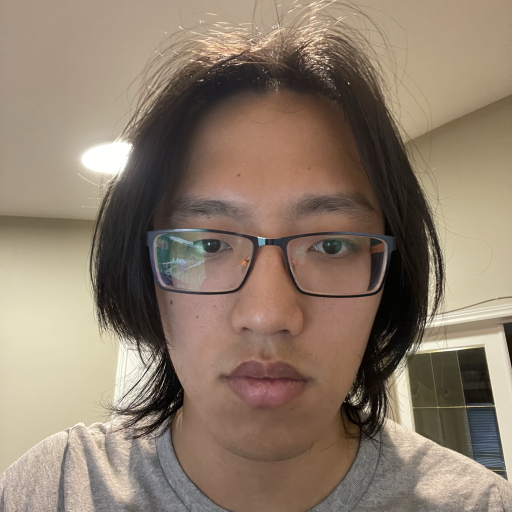
#> input picture syde671/assignment2_syde671/data/IMG_7415.jpg, 1024 x 1024 px, given in place of cameraman.png, which was not available (shown at 1/2 size)
$ python part1_2.py
#> lines starting #> are read from the running program, lines starting #| are printed output that depends on the picture; pictures that were not available may be replaced by others from this repository, and a replacement may not be noted
"""Part 1.2: finite difference operator on the cameraman image."""
from pathlib import Path

import matplotlib.pyplot as plt
import numpy as np
from PIL import Image
from scipy.signal import convolve2d

HERE = Path(__file__).parent
OUT = HERE / "outputs"
OUT.mkdir(exist_ok=True)

Dx = np.array([[1, -1]], dtype=float)
Dy = np.array([[1], [-1]], dtype=float)


def load_gray(name):
#> called with name = 'cameraman.png'
    return np.asarray(Image.open(HERE / "data" / name).convert("L"), dtype=float) / 255
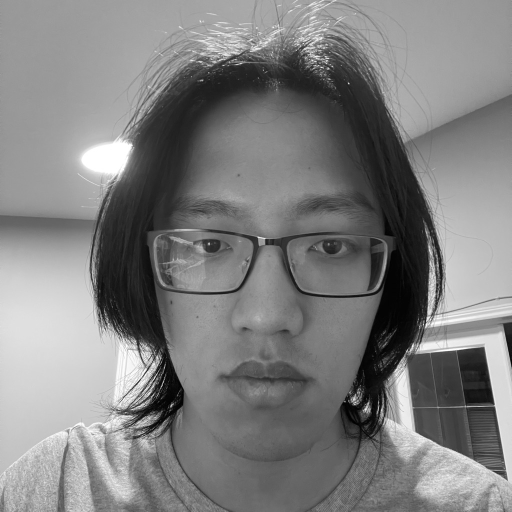
#> returned value: shape (1024, 1024) float64 (shown at 1/2 size); min 0, max 1, mean 0.5


def gradients(img):
    # symmetric boundary: zero fill would create a fake bright edge along the image border
    gx = convolve2d(img, Dx, mode="same", boundary="symm")
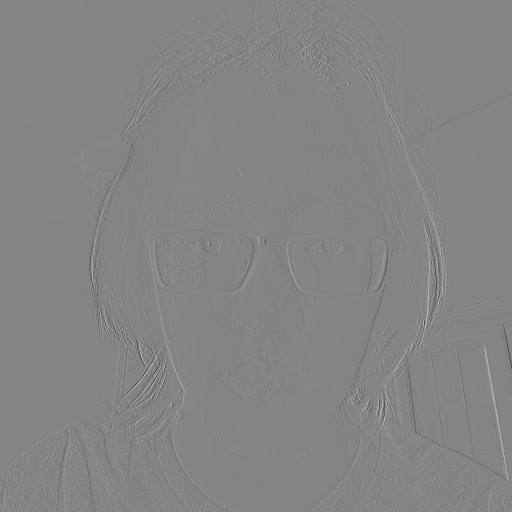
#> gx: shape (1024, 1024) float64 (shown at 1/2 size); min -0.745, max 0.686, mean -6.55e-05; drawn with min black and max white
    gy = convolve2d(img, Dy, mode="same", boundary="symm")
    return gx, gy, np.hypot(gx, gy)


if __name__ == "__main__":
    img = load_gray("cameraman.png")
    gx, gy, mag = gradients(img)
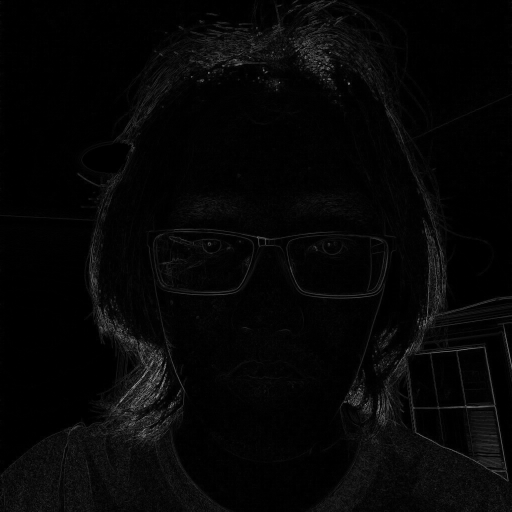
#> mag: shape (1024, 1024) float64 (shown at 1/2 size); min 0, max 0.891, mean 0.0253
    print("gradient magnitude: min %.3f  max %.3f  mean %.3f  99th pct %.3f"
          % (mag.min(), mag.max(), mag.mean(), np.percentile(mag, 99)))
#| gradient magnitude: min 0.000  max 0.891  mean 0.025  99th pct 0.233

    # threshold sweep, used to choose the final value by eye
    sweep = [0.05, 0.10, 0.15, 0.20, 0.25, 0.30]
    fig, axes = plt.subplots(1, len(sweep), figsize=(3 * len(sweep), 3.3))
    for ax, t in zip(axes, sweep):
        ax.imshow(mag > t, cmap="gray")
        ax.set_title(f"threshold {t:.2f}")
        ax.axis("off")
    fig.tight_layout()
    fig.savefig(OUT / "part1_2_threshold_sweep.png", dpi=120)
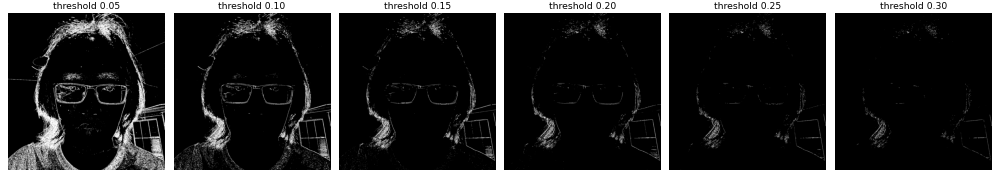
#> figure drawn by matplotlib, 6 panels

    THRESH = 0.20  # chosen qualitatively from the sweep: keeps tripod/camera/coat edges, little grass noise
    edges = mag > THRESH
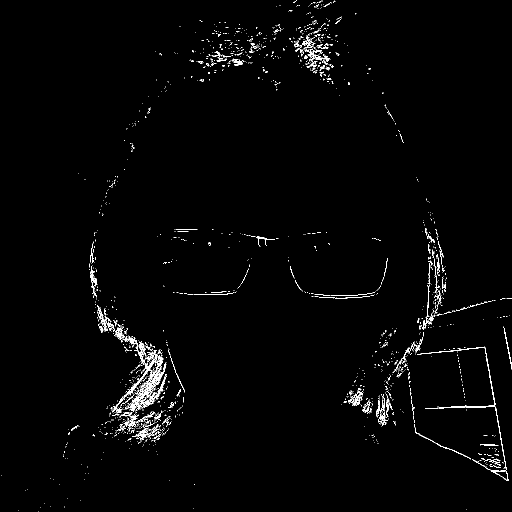
#> edges: shape (1024, 1024) bool (shown at 1/2 size); 1.5% white in thin lines or dots

    fig, axes = plt.subplots(1, 5, figsize=(20, 4.4))
    panels = [
        (img, "original", dict(cmap="gray")),
        (gx, "partial derivative in x (Dx)", dict(cmap="gray")),
        (gy, "partial derivative in y (Dy)", dict(cmap="gray")),
        (mag, "gradient magnitude", dict(cmap="gray")),
        (edges, f"binarized edges (threshold {THRESH})", dict(cmap="gray")),
    ]
    for ax, (im, title, kw) in zip(axes, panels):
        ax.imshow(im, **kw)
        ax.set_title(title)
        ax.axis("off")
#> this loop made 5 passes
#> title on passes 1 to 5: 'original', 'partial derivative in x (Dx)', 'partial derivative in y (Dy)', 'gradient magnitude', 'binarized edges (threshold 0.2)'
    fig.tight_layout()
    fig.savefig(OUT / "part1_2.png", dpi=120)
    print("saved", OUT / "part1_2.png")
